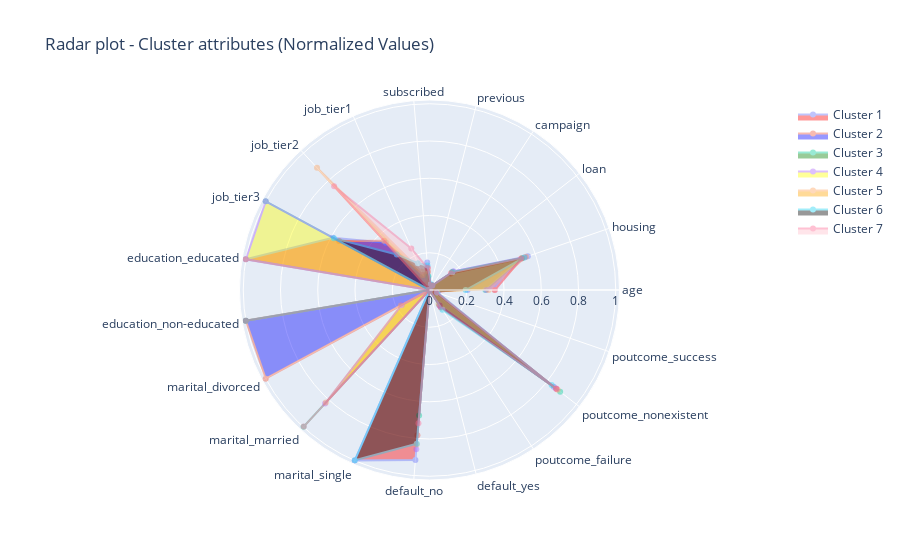

Notebook code for this chart:
### Markdown cell above
## Visualizing the clusters

### Code cell
attributes = dfx.columns[:19]
colors=['red','blue','green','yellow','orange','black','pink']
cluster=['Cluster 1','Cluster 2','Cluster 3','Cluster 4','Cluster 5','Cluster 6','Cluster 7']

fig = go.Figure()
for index in range(0,7):
    fig.add_trace(go.Scatterpolar(r=np.mean(dfx.loc[dfx.cluster == index, attributes]),
                                  theta=attributes,
                                  fill='toself',
                                  fillcolor=colors[index],
                                  opacity=0.4,
                                  name=cluster[index]))
    
fig.update_layout(polar=dict(radialaxis=dict(visible=True)),showlegend=True,
                  title="Radar plot - Cluster attributes (Normalized Values)")
fig.show()

### Figure 1 — Plotly figure (JSON) as saved in the notebook; plotly's stock layout.template omitted (floating-point values rounded to 4 significant figures)
{"data": [{"fill": "toself", "fillcolor": "red", "name": "Cluster 1", "opacity": 0.4, "r": [0.2048, 0.5583, 0.1619, 0.02741, 0.02932, 0.1482, 0.06508, 0.3454, 0.5895, 1, 0, 0, 0, 0.9998, 0.9158, 0, 0.1077, 0.8451, 0.04718], "theta": ["age", "housing", "loan", "campaign", "previous", "subscribed", "job_tier1", "job_tier2", "job_tier3", "education_educated", "education_non-educated", "marital_divorced", "marital_married", "marital_single", "default_no", "default_yes", "poutcome_failure", "poutcome_nonexistent", "poutcome_success"], "type": "scatterpolar"}, {"fill": "toself", "fillcolor": "blue", "name": "Cluster 2", "opacity": 0.4, "r": [0.3497, 0.5245, 0.1504, 0.0279, 0.02462, 0.09832, 0.08813, 0.36, 0.5519, 0, 1, 1, 0, 0, 0.783, 0, 0.112, 0.8609, 0.02703], "theta": ["age", "housing", "loan", "campaign", "previous", "subscribed", "job_tier1", "job_tier2", "job_tier3", "education_educated", "education_non-educated", "marital_divorced", "marital_married", "marital_single", "default_no", "default_yes", "poutcome_failure", "poutcome_nonexistent", "poutcome_success"], "type": "scatterpolar"}, {"fill": "toself", "fillcolor": "green", "name": "Cluster 3", "opacity": 0.4, "r": [0.3002, 0.5263, 0.1545, 0.02848, 0.01858, 0.07349, 0, 0, 1, 0, 1, 0, 0.9983, 0, 0.6761, 0, 0.09473, 0.889, 0.01631], "theta": ["age", "housing", "loan", "campaign", "previous", "subscribed", "job_tier1", "job_tier2", "job_tier3", "education_educated", "education_non-educated", "marital_divorced", "marital_married", "marital_single", "default_no", "default_yes", "poutcome_failure", "poutcome_nonexistent", "poutcome_success"], "type": "scatterpolar"}, {"fill": "toself", "fillcolor": "yellow", "name": "Cluster 4", "opacity": 0.4, "r": [0.3048, 0.5427, 0.1617, 0.02943, 0.02486, 0.1231, 0, 0, 1, 1, 0, 0.1692, 0.8279, 0, 0.8582, 0, 0.1001, 0.8626, 0.0373], "theta": ["age", "housing", "loan", "campaign", "previous", "subscribed", "job_tier1", "job_tier2", "job_tier3", "education_educated", "education_non-educated", "marital_divorced", "marital_married", "marital_single", "default_no", "default_yes", "poutcome_failure", "poutcome_nonexistent", "poutcome_success"], "type": "scatterpolar"}, {"fill": "toself", "fillcolor": "orange", "name": "Cluster 5", "opacity": 0.4, "r": [0.3177, 0.5478, 0.1556, 0.02858, 0.02394, 0.1181, 0.1084, 0.8916, 0, 1, 0, 0.1748, 0.8215, 0, 0.832, 0.0004535, 0.08866, 0.8721, 0.03923], "theta": ["age", "housing", "loan", "campaign", "previous", "subscribed", "job_tier1", "job_tier2", "job_tier3", "education_educated", "education_non-educated", "marital_divorced", "marital_married", "marital_single", "default_no", "default_yes", "poutcome_failure", "poutcome_nonexistent", "poutcome_success"], "type": "scatterpolar"}, {"fill": "toself", "fillcolor": "black", "name": "Cluster 6", "opacity": 0.4, "r": [0.194, 0.5385, 0.155, 0.0285, 0.03119, 0.1323, 0.1568, 0.2596, 0.5836, 0, 1, 0, 0, 0.9984, 0.8284, 0, 0.1271, 0.831, 0.04184], "theta": ["age", "housing", "loan", "campaign", "previous", "subscribed", "job_tier1", "job_tier2", "job_tier3", "education_educated", "education_non-educated", "marital_divorced", "marital_married", "marital_single", "default_no", "default_yes", "poutcome_failure", "poutcome_nonexistent", "poutcome_success"], "type": "scatterpolar"}, {"fill": "toself", "fillcolor": "pink", "name": "Cluster 7", "opacity": 0.4, "r": [0.3516, 0.5198, 0.1448, 0.0288, 0.02463, 0.117, 0.2437, 0.7563, 0, 0, 1, 0, 0.9969, 0, 0.7175, 0.0001959, 0.09953, 0.865, 0.03546], "theta": ["age", "housing", "loan", "campaign", "previous", "subscribed", "job_tier1", "job_tier2", "job_tier3", "education_educated", "education_non-educated", "marital_divorced", "marital_married", "marital_single", "default_no", "default_yes", "poutcome_failure", "poutcome_nonexistent", "poutcome_success"], "type": "scatterpolar"}], "layout": {"polar": {"radialaxis": {"visible": true}}, "showlegend": true, "title": {"text": "Radar plot - Cluster attributes (Normalized Values)"}}}
